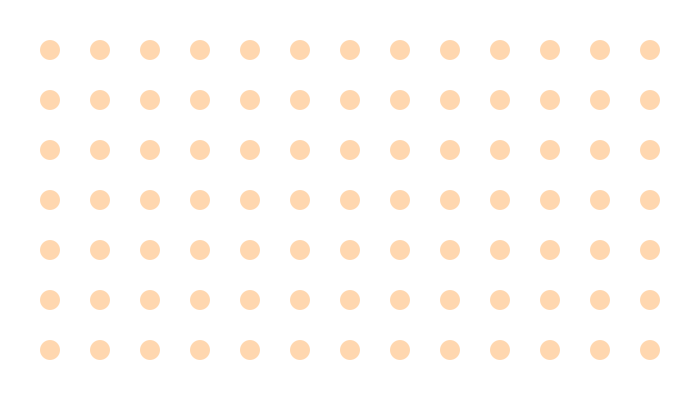
Frame 1 (no input)
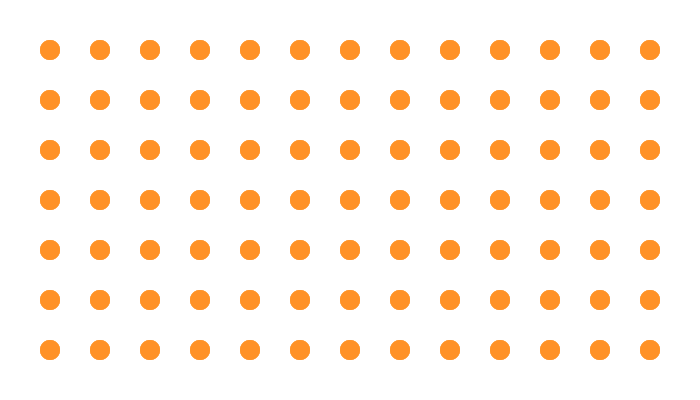
Frame 60 (the mouse pressed at the canvas centre just before this capture)
Frame 120 (the mouse held since frame 60 and released just before this capture): identical to frame 60, image omitted

The Processing sketch that drew these frames (run headless with seeded random() and noise(); from frame 60 on, the mouse is pressed at the canvas centre):

// Processing sketch: processing_41430
// ── processing_41430.pde

float[] reactorx = new float[91];
float[] reactory = new float[91];
float[] reactorr = new float[91];



void setup(){
  size(700,400);
  background(255);
  int i = 91;
  int x = 50;
  int y = 50;
  while (i>0){
    i--;
    reactorx[i] = x;
    reactory[i] = y;
    reactorr[i] = 20;
    if (x == 650){
      x = 50; y = y + 50;}
      else{
        x = x + 50;}
  }

  ellipseMode(CENTER);
}



void draw(){
  noStroke();
  fill(255,20);
  rect(0,0,700,400);
  fill(255,127,0,80);
  int r = 0;
  float x3;
  float y3;
  while (r < 91){
    if (dist(mouseX,mouseY,reactorx[r],reactory[r])<50){
      x3 = reactorx[r] - mouseX;
      y3 = reactory[r] - mouseY;
      reactorx[r] = reactorx[r]+(0.05*x3);
      reactory[r] = reactory[r]+(0.05*y3);
    }
    
    
    
    ellipse(reactorx[r],reactory[r],reactorr[r],reactorr[r]);
    r = r + 1;}
}
